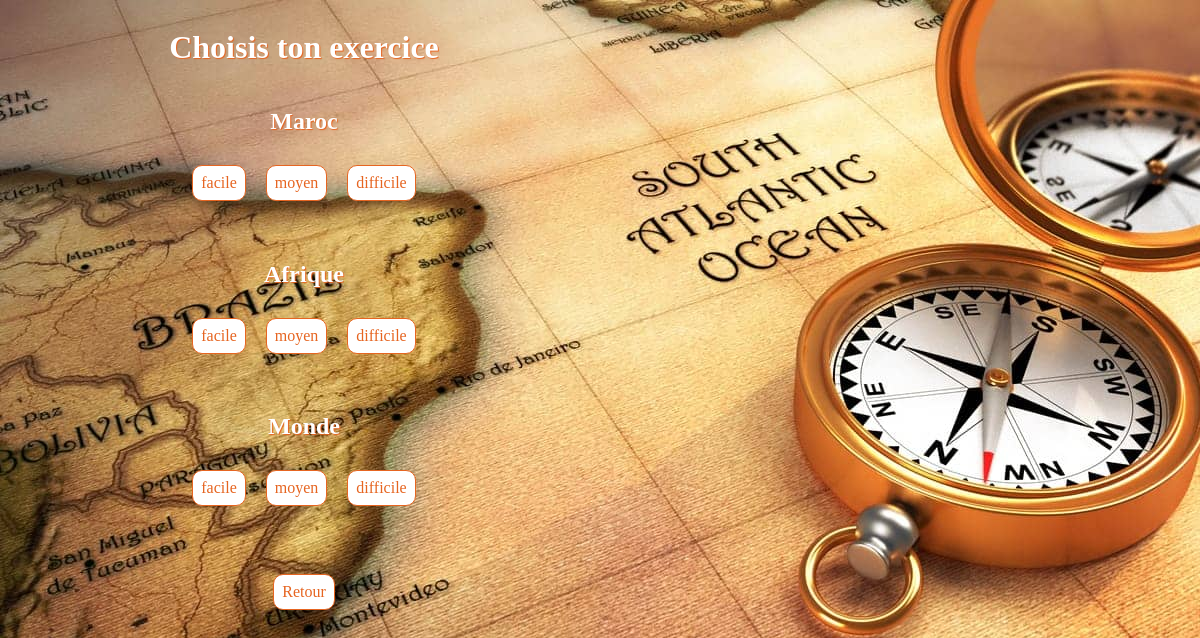
The page /pupil/roter.php?action=see_exercices&subject=Géographie on the database its author committed.
### tables this page shows
CREATE TABLE IF NOT EXISTS `notions` (
  `id` int(11) NOT NULL AUTO_INCREMENT,
  `notion` varchar(255) NOT NULL,
  `id_subject` int(11) NOT NULL,
  PRIMARY KEY (`id`)
);

CREATE TABLE IF NOT EXISTS `levels` (
  `id` int(11) NOT NULL AUTO_INCREMENT,
  `level` varchar(255) NOT NULL,
  PRIMARY KEY (`id`)
);

### pupil/controler/controler.php (called while the page is built, shortened)
<?php
require("model/model.php");
function seeExercices($subject)
{
    $notions = getNotions($subject);
    require("view/exercices_list_view.php");
}

### pupil/model/model.php (called while the page is built, shortened)
<?php
function dbConnect()
{
    try
    {
        $db = new PDO('mysql:host=localhost;dbname=ts_project;charset=utf8', 'root', '');
        return $db;
    }
    catch(Exception $e)
    {
        die('Erreur : '.$e->getMessage());
    }
}
function getNotions($subject)
{
    $db = dbConnect();
    $req = $db -> prepare("SELECT notion
                            FROM notions
                            WHERE id_subject = (SELECT id
                                                FROM subjects
                                                WHERE subject = ?)");
    $req -> execute(array($subject));
    return $req;
}
function getLevels()
{
    $db = dbConnect();
    $req = $db -> query("SELECT level
                        FROM levels");
    return $req;
}

### pupil/view/exercices_list_view.php (the view, shortened to what this page needs)
<div class="div_mid">
<h1>Choisis ton exercice</h1>
<?php
while ($notion = $notions -> fetch())
{
?>
    <h2><?= $notion['notion'] ?></h2>
    <nav>
        <?php
        $levels = getLevels();
        while ($level = $levels -> fetch())
        {
        ?>
        	<a href="roter.php?action=exercice&subject=<?= $subject ?>&notion=<?= $notion['notion'] ?>&level=<?= $level['level'] ?>"><?= $level['level'] ?></a><br/>
    	<?php
        }
    	?>
	</nav>
<?php
}
?>
<br/>
<a href="roter.php?action=see_subjects_list">Retour</a>
</div>
<div class="div_right"> </div>
<?php require("template.php"); ?>

### pupil/design/subject_4_view.css (style rules this page uses)
* { color: white; }
body { background: url("picture/boussole_4.jpg") fixed no-repeat; display: flex; flex-direction: row; }
h1, h2 { text-shadow: 1px 1px 1px rgb(230, 101, 33); }
.div_mid { width: 50%; display: flex; flex-direction: column; align-items: center; }
.div_right { width: 50%; }
nav { display: flex; margin-bottom: 30px; }
a { color: rgb(230, 101, 33); border: 1px rgb(230, 101, 33) solid; border-radius: 10px; background-color: white; margin: 10px; padding: 8px; text-decoration: none; }

### rows shown on the page
notions: notion "Maroc"
levels: level "facile"
levels: level "moyen"
levels: level "difficile"
notions: notion "Afrique"
notions: notion "Monde"
